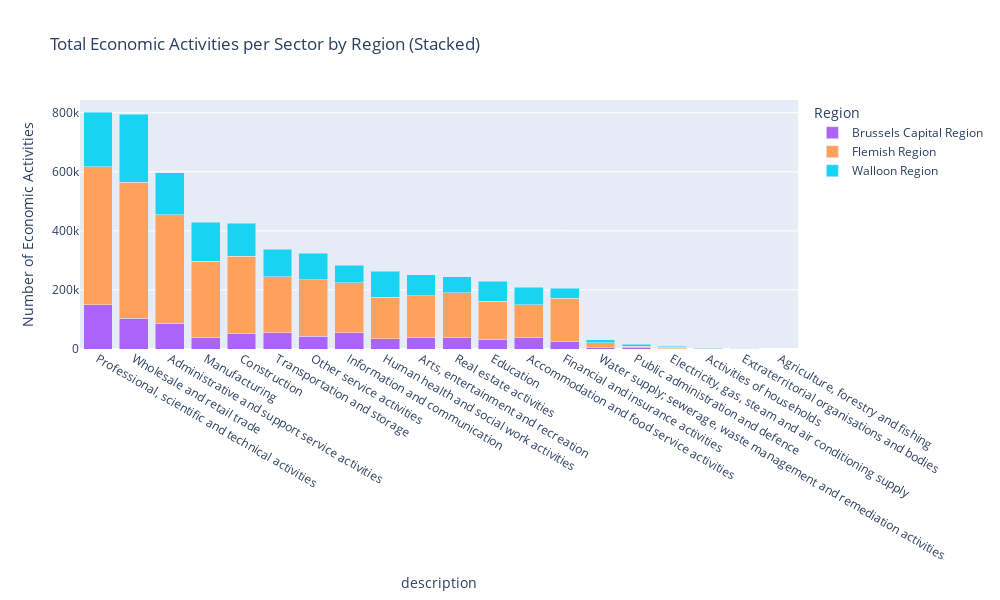

The cell this chart's notebook holds for it:
### Code cell
fig = px.bar(
    df,
    x='description',          
    y='company_count',
    color='region',             
    barmode='stack',         
    labels={
        'nace_section': 'NACE Section',
        'company_count': 'Number of Economic Activities',
        'region': 'Region'
    },
    title='Total Economic Activities per Sector by Region (Stacked)',
    category_orders={
        'region': ['Flanders', 'Wallonia', 'Brussels']
    },
    width=1000,
    height=600
)

fig.show()

### Figure 1 — Plotly figure (JSON) as saved in the notebook; plotly's stock layout.template omitted (floating-point values rounded to 4 significant figures)
{"data": [{"hovertemplate": "Region=Brussels Capital Region<br>description=%{x}<br>Number of Economic Activities=%{y}<extra></extra>", "legendgroup": "Brussels Capital Region", "marker": {"color": "#ab63fa", "pattern": {"shape": ""}}, "name": "Brussels Capital Region", "orientation": "v", "showlegend": true, "textposition": "auto", "type": "bar", "x": ["Professional, scientific and technical activities", "Wholesale and retail trade", "Administrative and support service activities", "Manufacturing", "Construction", "Transportation and storage", "Other service activities", "Information and communication", "Human health and social work activities", "Arts, entertainment and recreation", "Real estate activities", "Education", "Accommodation and food service activities", "Financial and insurance activities", "Water supply; sewerage, waste management and remediation activities", "Public administration and defence", "Electricity, gas, steam and air conditioning supply", "Activities of households", "Extraterritorial organisations and bodies"], "xaxis": "x", "y": [149902, 104930, 86112, 38357, 50826, 55411, 43217, 54475, 34591, 40432, 38577, 31268, 38399, 25139, 3557, 3570, 1168, 457, 1458], "yaxis": "y"}, {"hovertemplate": "Region=Flemish Region<br>description=%{x}<br>Number of Economic Activities=%{y}<extra></extra>", "legendgroup": "Flemish Region", "marker": {"color": "#FFA15A", "pattern": {"shape": ""}}, "name": "Flemish Region", "orientation": "v", "showlegend": true, "textposition": "auto", "type": "bar", "x": ["Professional, scientific and technical activities", "Wholesale and retail trade", "Administrative and support service activities", "Manufacturing", "Construction", "Transportation and storage", "Other service activities", "Information and communication", "Human health and social work activities", "Arts, entertainment and recreation", "Real estate activities", "Education", "Accommodation and food service activities", "Financial and insurance activities", "Water supply; sewerage, waste management and remediation activities", "Public administration and defence", "Electricity, gas, steam and air conditioning supply", "Activities of households", "Extraterritorial organisations and bodies", "Agriculture, forestry and fishing"], "xaxis": "x", "y": [467061, 459014, 367664, 259175, 264073, 189527, 190867, 169532, 141470, 140479, 152127, 129786, 111451, 147258, 16959, 6485, 5435, 882, 119, 1], "yaxis": "y"}, {"hovertemplate": "Region=Walloon Region<br>description=%{x}<br>Number of Economic Activities=%{y}<extra></extra>", "legendgroup": "Walloon Region", "marker": {"color": "#19d3f3", "pattern": {"shape": ""}}, "name": "Walloon Region", "orientation": "v", "showlegend": true, "textposition": "auto", "type": "bar", "x": ["Professional, scientific and technical activities", "Wholesale and retail trade", "Administrative and support service activities", "Manufacturing", "Construction", "Transportation and storage", "Other service activities", "Information and communication", "Human health and social work activities", "Arts, entertainment and recreation", "Real estate activities", "Education", "Accommodation and food service activities", "Financial and insurance activities", "Water supply; sewerage, waste management and remediation activities", "Public administration and defence", "Electricity, gas, steam and air conditioning supply", "Activities of households", "Extraterritorial organisations and bodies", "Agriculture, forestry and fishing"], "xaxis": "x", "y": [183964, 230784, 142282, 132127, 111551, 92432, 90972, 59598, 87630, 70272, 53842, 67772, 58872, 32630, 10535, 5314, 2317, 450, 129, 3], "yaxis": "y"}], "layout": {"barmode": "stack", "height": 600, "legend": {"title": {"text": "Region"}, "tracegroupgap": 0}, "title": {"text": "Total Economic Activities per Sector by Region (Stacked)"}, "width": 1000, "xaxis": {"anchor": "y", "domain": [0, 1], "title": {"text": "description"}}, "yaxis": {"anchor": "x", "domain": [0, 1], "title": {"text": "Number of Economic Activities"}}}}
